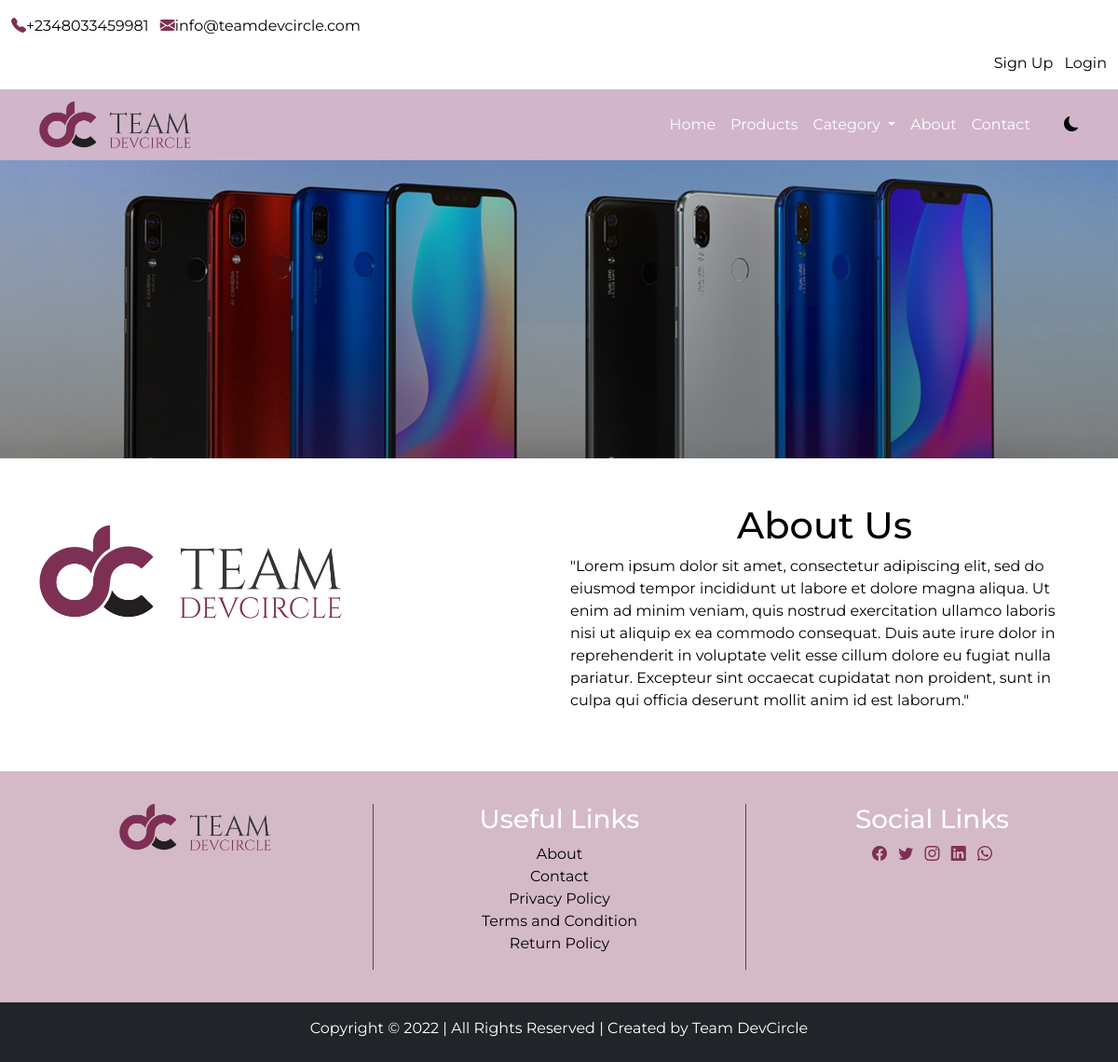
/about, run on the app's committed database.
### home/models.py (models this page shows, shortened)
class CompanyProfile(models.Model):
    name = models.CharField(max_length=50)
    logo = models.ImageField(upload_to='carousel')
    carousel1 = models.ImageField(upload_to='carousel')
    carousel2 = models.ImageField(upload_to='carousel')
    carousel3 = models.ImageField(upload_to='carousel')
    banner = models.ImageField(upload_to='banner')
    favicon = models.ImageField(upload_to='favicon')
    about = models.TextField()
    copyright = models.IntegerField()
    class Meta:
        db_table = 'companyprofile'
        managed = True
        verbose_name = 'CompanyProfile'
        verbose_name_plural = 'CompanyProfile'

### home/views.py (the view)
# urls.py: path('about', views.about, name='about'),
def about(request):
    about = CompanyProfile.objects.get(pk=1)
    context = {
        'about' : about,
    }
    return render(request, 'about.html', context)

### home/context_processor.py (called while the page is built)
def company(request):
    cprofile = CompanyProfile.objects.get(pk=1)
    context = {
      'cprofile': cprofile,
    }
    return context

def dropdown(request):
    dropdown = Type.objects.all()
    context = {
      'dropdown': dropdown,
    }
    return context

### home/templates/about.html
{% extends 'base.html' %}
{% load humanize %}
{% block header %} {% include 'header.html' %} {%endblock header %}
{% block banner %} {% include 'banner.html' %} {% endblock banner %}
{% block content %}
<div class="container mt-5 mb-5">
  <div class="row">
    <div class="col-8 col-lg-6 pt-4">
      <img style="height: 100px;" src="{{about.logo.url}}" alt="DevLogo">
    </div>
    <div class="col-8 col-lg-6">
      <h1 class="text-center">About Us</h1>
      <p>{{about.about}}</p>
    </div>
  </div>
</div>
{% endblock content %}
{% block footer %} {% include 'footer.html' %} {% endblock footer %}

### home/templates/header.html (shortened to what this page needs)
{% load static %}
<div class="container-fluid">
  <div class="row mt-3 cont">
    <div class="col-12 col-md-4 col-lg-6">
      <ul class="list-inline">
        <li class="list-inline-item">
          <span><i class="bi bi-telephone-fill"></i>+2348033459981</span>
        </li>
        <li class="list-inline-item">
          <span
            ><i class="bi bi-envelope-fill"></i>info@teamdevcircle.com</span
          >
        </li>
      </ul>
    </div>
    <div class="col-12 col-md-4 col-lg-12 auth">
      <ul class="list-inline ms-auto authlist">
        {% if user.is_authenticated %}
          <li class="list-inline-item avat"><a href=""><img src="{% url 'profile' %}" alt=""/>
            {% if user.customer %}
              <img src="{{user.customer.pix.url}}" alt=""></a>
            {% endif %}
          </li>
          <li class="list-inline-item">
            {% if request.user %}
              <span>Welcome {{user.username}}!</span></li>
            {% endif %}
          <li class="list-inline-item"><a href="{% url 'profile' %}"><span>Profile</span></a></li>
          <li class="list-inline-item">
            <a href="{% url 'cart' %}"><span><i class="bi bi-cart4"></i>Cart</span></a>
          </li>
          <li class="list-inline-item"><a href="{% url 'signout' %}"><span>Logout</span></a></li>
        {% else %}
          <li class="list-inline-item"><a href="{% url 'signup' %}"><span>Sign Up</span></a></li>
          <li class="list-inline-item"><a href="{% url 'signin' %}"><span>Login</span></a></li>
        {% endif %}
        </ul>
    </div>
  </div>
</div>
<nav class="navbar navbar-expand-lg sticky-top">
  <div class="container">
    <a class="navbar-brand" href="index.html"
      ><img
        style="height: 50px"
        src="{{cprofile.logo.url}}"
        alt=""
    /></a>
    <div class="collapse navbar-collapse" id="navbarNavDropdown">
      <ul class="navbar-nav ms-auto">
        <li class="nav-item">
          <a class="nav-link" aria-current="page" href="{% url 'home' %}">Home</a>
        </li>
        <li class="nav-item">
          <a class="nav-link" href="{% url 'products' %}">Products</a>
        </li>
        <li class="nav-item dropdown">
          <a
            class="nav-link dropdown-toggle"
            href="#"
            id="navbarDropdownMenuLink"
            role="button"
            data-bs-toggle="dropdown"
            aria-expanded="false"
          >
            Category
          </a>
          <li class="nav-item">
            <a class="nav-link" href="{% url 'about' %}">About</a>
          </li>
          <li class="nav-item">
            <a class="nav-link" href="{% url 'contact' %}">Contact</a>
          </li>
        </li>
      </ul>
      <div class="osas">
        <i class="bi bi-moon-fill"></i>
      </div>
    </div>
  </div>
</nav>

### home/templates/footer.html
<div class="container-fluid">
  <div class="row footer1">
    <div class="col-12 col-sm-12 col-md-6 col-lg-4 footbox text-center">
      <img style="height: 50px" src="{{cprofile.logo.url}}" alt="" />
    </div>
    <div class="col-12 col-sm-12 col-md-6 col-lg-4 footbox2">
      <h3 class="text-center text-white">Useful Links</h3>
      <ul class="list-unstyled">
        <li><a href="about.html">About</a></li>
        <li><a href="contact.html">Contact</a></li>
        <li><a href="">Privacy Policy</a></li>
        <li><a href="">Terms and Condition</a></li>
        <li><a href="">Return Policy</a></li>
      </ul>
    </div>
    <div class="col-12 col-sm-12 col-md-6 col-lg-4 footbox3">
      <h3 class="text-center text-white">Social Links</h3>
      <ul class="list-inline">
        <li class="list-inline-item">
          <a href=""><i class="bi bi-facebook"></i></a>
        </li>
        <li class="list-inline-item">
          <a href=""><i class="bi bi-twitter"></i></a>
        </li>
        <li class="list-inline-item">
          <a href=""><i class="bi bi-instagram"></i></a>
        </li>
        <li class="list-inline-item">
          <a href=""><i class="bi bi-linkedin"></i></a>
        </li>
        <li class="list-inline-item">
          <a href=""><i class="bi bi-whatsapp"></i></a>
        </li>
      </ul>
    </div>
  </div>
  <div class="row footer2 bg-dark pt-3 pb-2">
    <div class="col-12">
      <p class="text-center text-white">
        Copyright &copy; 2022 | All Rights Reserved | Created by Team DevCircle
      </p>
    </div>
  </div>
</div>

### home/static/css/style.css (style rules this page uses)
* { padding: 0; margin: 0; box-sizing: border-box; font-family: 'Montserrat', sans-serif; }
:root { --bg: white; --icon: black; --text: black; --card: black; }
body { background: var(--bg) !important; color: var(--text) !important; }
.osas { margin-left: 3%; cursor: pointer; }
.auth { display: flex !important; }
.auth a { text-decoration: none; color: var(--text); }
.cont i { color: #7d3054; }
.navbar { background: rgba(133, 57, 113, 0.372); }
.navbar-nav a { color: #fff; }
.footer1 { background: #7d305454; padding: 3% 0; }
.footer1 img { margin-left: 5%; }
.footbox2 { border-left: 1px solid #7d3054; }
.footbox2 ul { text-align: center; }
.footbox2 ul li a { text-decoration: none; color: black; }
.footbox3 { border-left: 1px solid #7d3054; }
.footbox3 ul { text-align: center; }
.footbox3 ul li i { color: #7d3054; transition: 1s; }

### data on the page
CompanyProfile: logo (picture), about "\"Lorem ipsum dolor sit amet, consectetur adipiscing elit, sed do eiusmod tempor incididunt ut labore et dolore magna aliqua. Ut enim ad minim veniam, quis nostrud exercitation ullamco laboris nisi ut aliquip ex ea commodo consequat. Duis aute irure dolor in reprehenderit in voluptate velit esse cillum dolore eu fugiat nulla pariatur. Excepteur sint occaecat cupidatat non proident, sunt in culpa qui officia deserunt mollit anim id est laborum.\""
